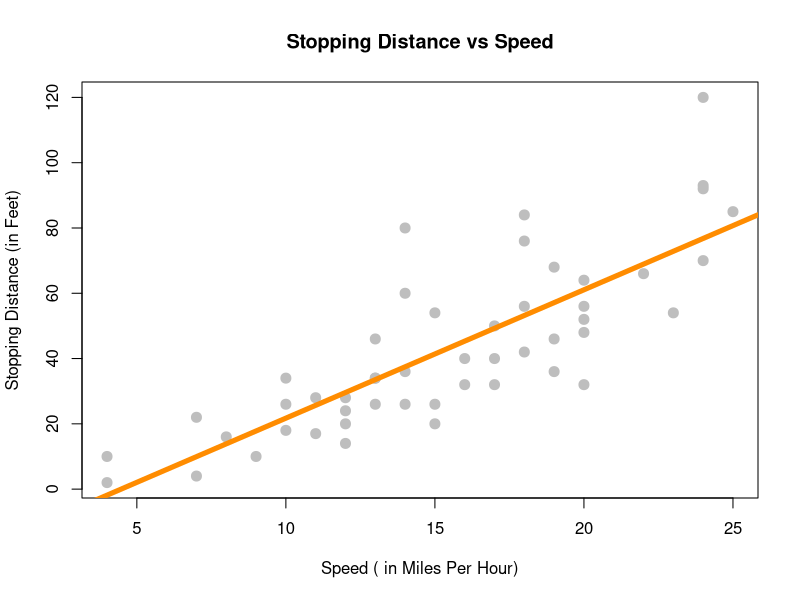
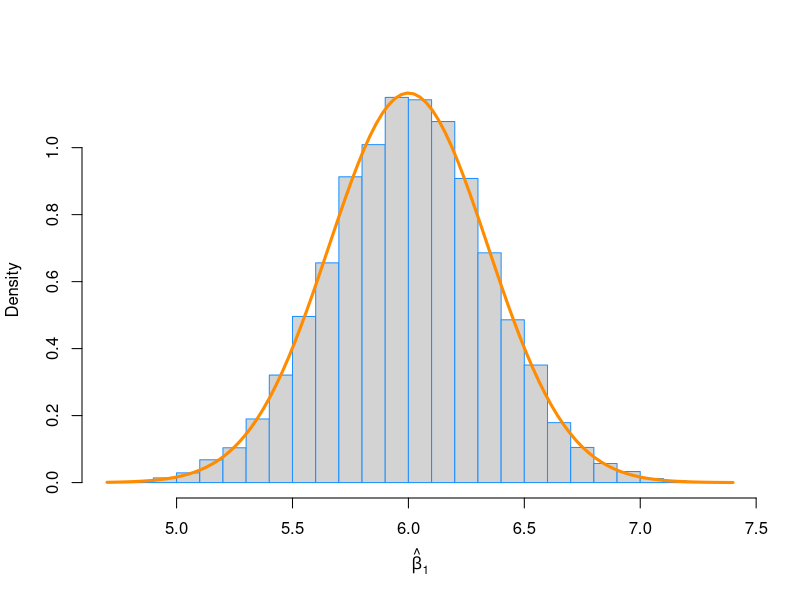
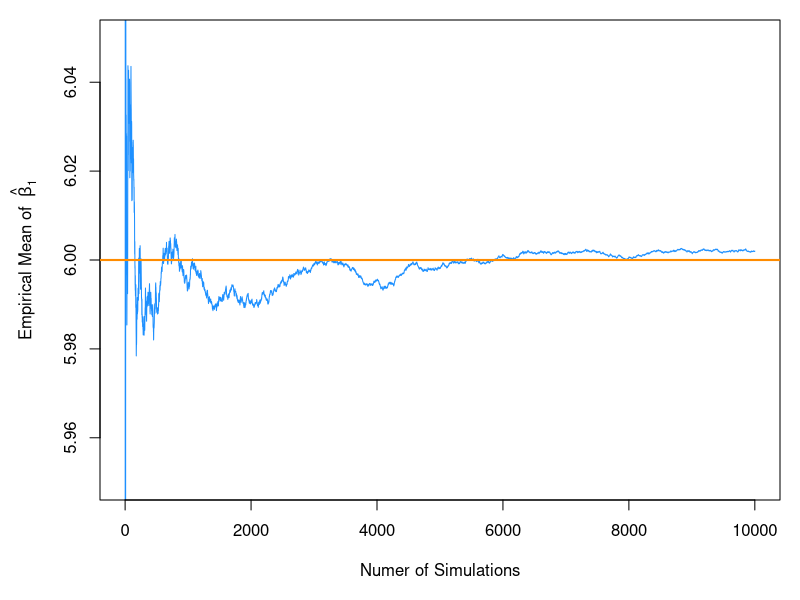
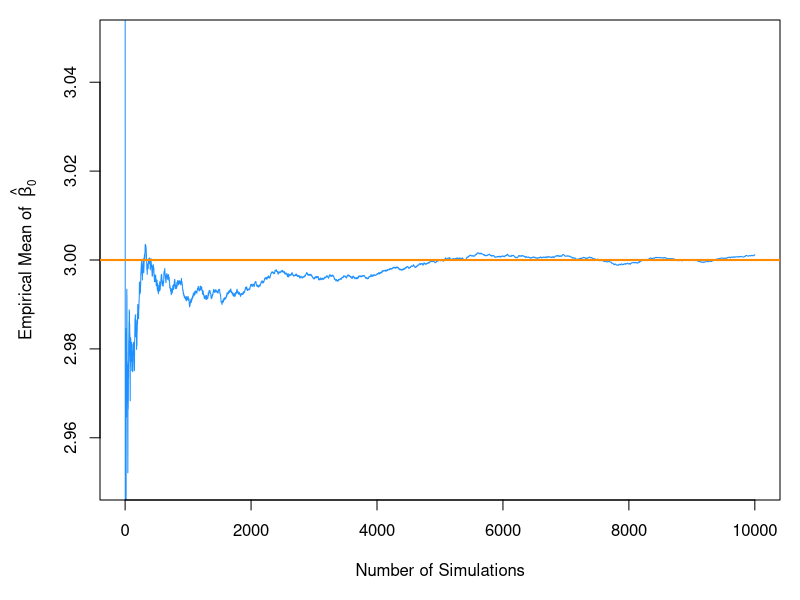
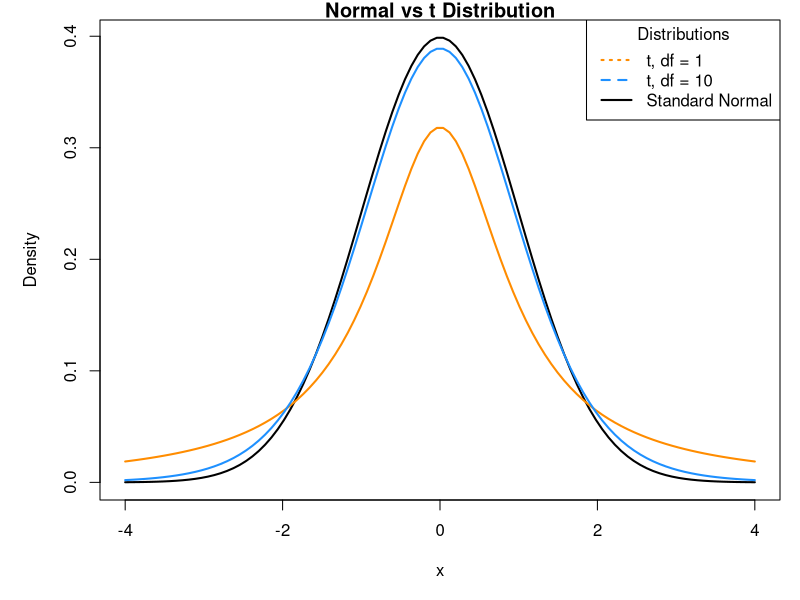
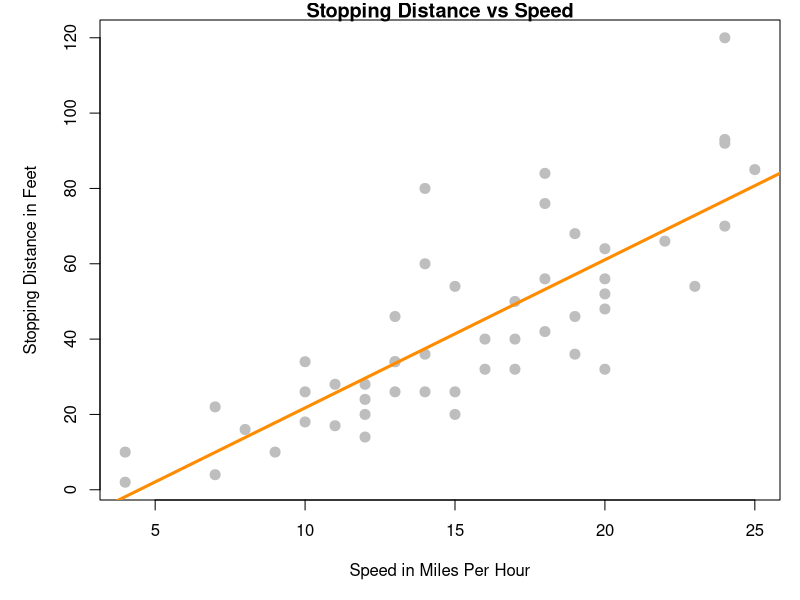
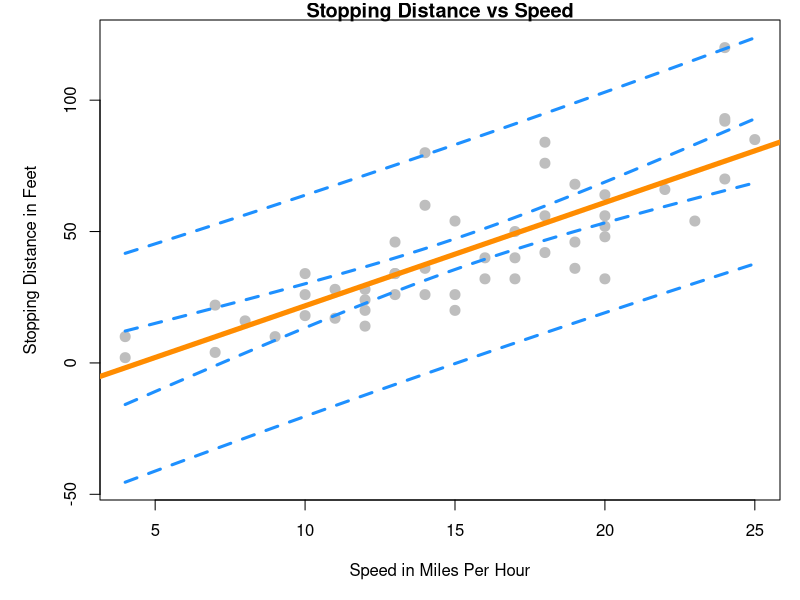
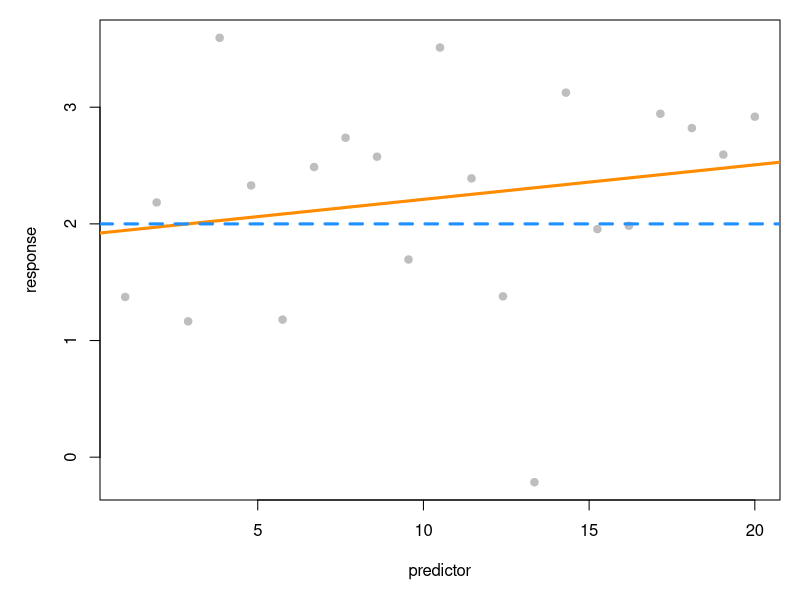

The R script that drew these images, in order:
# 8.2 Sampling Distributions
stop_dist_model = lm(dist ~ speed, data = cars)

summary(stop_dist_model)

plot(dist ~ speed, data = cars,
     xlab = "Speed ( in Miles Per Hour)",
     ylab = "Stopping Distance (in Feet)",
     main = "Stopping Distance vs Speed",
     pch = 20,
     cex = 2,
     col = "grey")
abline(stop_dist_model, lwd = 5, col = "darkorange")

set.seed(42)
sample_size = 100
x = seq(-1, 1, length = sample_size)
Sxx = sum((x - mean(x)) ^ 2)

beta_0 = 3
beta_1 = 6
sigma = 2

var_beta_1_hat = sigma ^ 2/ Sxx
var_beta_1_hat
var_beta_0_hat = sigma ^ 2 * (1 / sample_size + mean(x) / Sxx)
var_beta_0_hat

num_samples = 10000
# it's good practice to preallocate vectors 
beta_0_hats = rep(0, num_samples)
beta_1_hats = rep(0, num_samples)

for (i in 1:num_samples){
  eps = rnorm(sample_size, mean = 0, sd = sigma)
  y = beta_0 + beta_1 * x + eps
  sim_model = lm(y ~ x)
  beta_0_hats[i] = coef(sim_model)[1]
  beta_1_hats[i] = coef(sim_model)[2]
  
}

mean(beta_1_hats)
beta_1
mean(beta_0_hats)
beta_0
var(beta_1_hats)
var_beta_1_hat

# the histogram is generated based on empirical distribution
hist(beta_1_hats, prob = TRUE, breaks = 20,
     xlab = expression(hat(beta)[1]), main = "", border = "dodgerblue")
# the curve is for the true normal distribution, and it matches our histogram
curve(dnorm(x, mean = beta_1, sd = sqrt(var_beta_1_hat)), 
      col = "darkorange", add = TRUE, lwd = 3)

# just pick one value(6.2)from the two distributions, their locations are extremely close
mean(beta_1_hats < 6.2)
pnorm(6.2, mean = beta_1, sd = var_beta_1_hat)

# the more and more simulations we get, the closer and closer we get to the true mean
par(mar = c(5, 5, 1, 1))
plot(cumsum(beta_1_hats) / (1:length(beta_1_hats)), type = "l", ylim = c(5.95, 6.05),
     xlab = "Numer of Simulations",
     ylab = expression("Empirical Mean of " ~ hat(beta)[1]), 
     col = "dodgerblue")
abline(h = 6, col = "darkorange", lwd = 2)

par(mar = c(5, 5, 1, 1)) # adjusted plot margins, otherwise the "hat" does not display
plot(cumsum(beta_0_hats) / (1:length(beta_0_hats)), type = "l", ylim = c(2.95, 3.05),
     xlab = "Number of Simulations",
     ylab = expression("Empirical Mean of " ~ hat(beta)[0]),
     col  = "dodgerblue")
abline(h = 3, col = "darkorange", lwd = 2)

# 8.3 Standard Errors 
# t Distribution
# standard errors are estimated standard deviation

x = seq(-4, 4, length = 100)

plot(x,dnorm(x), type = "l", lty = 1, lwd = 2,
     xlab = "x", ylab = "Density", main = "Normal vs t Distribution")
     lines(x, dt(x, df = 1), lyt = 3, lwd = 2, col = "darkorange")
     lines(x, dt(x, df = 10), lyt = 2, lwd = 2, col = "dodgerblue")
     
legend("topright", title = "Distributions", 
       legend = c("t, df = 1", "t, df = 10", "Standard Normal" ),
       lwd = 2, lty = c(3, 2, 1), col = c("darkorange", "dodgerblue", "black"))

# 8.4 Confidence Intervals for Slope and Intercept
# point estimates => interval estimates

# qt() function is to calculate critical values
# confint() and predict()


stop_dist_model
plot(dist ~ speed, data = cars,
     xlab = "Speed in Miles Per Hour",
     ylab = "Stopping Distance in Feet",
     main = "Stopping Distance vs Speed",
     pch = 20,
     cex = 2,
     col = "grey"
)
# lwd = line width, lty = line type
abline(stop_dist_model, lwd = 3, col = "darkorange")

confint(stop_dist_model, level = 0.99)
# extract particular value from the CI matrix
confint(stop_dist_model, level = 0.99)[2,2]

confint(stop_dist_model, parm = "(Intercept)", level = 0.99)

confint(stop_dist_model, parm = "speed", level = 0.99) # the slope

# shorter interval
confint(stop_dist_model, parm = "speed", level = 0.95)

summary(stop_dist_model)

# store estimate
beta_1_hat = coef(stop_dist_model)[2]
beta_1_hat
# store standard error
beta_1_hat_se = summary(stop_dist_model)$coef[2,2]
beta_1_hat_se

# verify standard error
Sxx = sum((cars$speed - mean(cars$speed)) ^ 2)
s_e = summary(stop_dist_model)$sigma
s_e / sqrt(Sxx)
all.equal(s_e / sqrt(Sxx), beta_1_hat_se)

# calculate critical value for the two-sided 99%
(1 - 0.99) / 2
# 0.995 = 1 -  (1 - 0.99) / 2
# qt gives the quantile for t distribution for a probability 0.995
crit = qt(0.995, df = nrow(cars) - 2)
crit

# est - margin, est + margin
c(beta_1_hat - crit * beta_1_hat_se, beta_1_hat + crit * beta_1_hat_se)
# 2.817919 and 5.046899 match with below
confint(stop_dist_model, parm = "speed", level = 0.99) 

# pt() vs qt(), p for probability, q for quantile
pt(qt(0.995, df = nrow(cars) - 2), df = nrow(cars) - 2)  # 0.995
# alpha
1 - pt(qt(0.995, df = nrow(cars) - 2), df = nrow(cars) - 2) 


new_speeds = data.frame(speed = c(5, 21))
# point estimates
predict(stop_dist_model, newdata = new_speeds)

# CI for mean response
predict(stop_dist_model, newdata = new_speeds,
        interval = c("confidence"), level = 0.99)

#    fit       lwr      upr
# 1  2.082949 -10.89309 15.05898   # CI for the mean response x = 5
# 2 65.001489  56.45836 73.54462   # CI for the mean response x = 21


# PI for new observation
predict(stop_dist_model, newdata = new_speeds,
        interval = c("prediction"), level = 0.99)
# wider intervals
#  fit       lwr       upr
# 1  2.082949 -41.16099  45.32689
# 2 65.001489  22.87494 107.12803

speed_grid = seq(min(cars$speed), max(cars$speed), by = 0.01)

dist_ci_band = predict(stop_dist_model,
                       newdata = data.frame(speed = speed_grid),
                       interval = "confidence", level = 0.99)

dist_pi_band = predict(stop_dist_model,
                       newdata = data.frame(speed = speed_grid),
                       interval = "prediction", level = 0.99)

plot(dist ~ speed, data = cars,
     xlab = "Speed in Miles Per Hour",
     ylab = "Stopping Distance in Feet",
     main = "Stopping Distance vs Speed",
     pch = 20,
     cex = 2,
     col = "grey",
     ylim = c(min(dist_pi_band), max(dist_pi_band)))
abline(stop_dist_model, lwd = 5, col= "darkorange")

lines(speed_grid, dist_ci_band[,"lwr"], col = "dodgerblue", lwd = 3, lty = 2)
lines(speed_grid, dist_ci_band[,"upr"], col = "dodgerblue", lwd = 3, lty = 2)
lines(speed_grid, dist_pi_band[,"lwr"], col = "dodgerblue", lwd = 3, lty = 2)
lines(speed_grid, dist_pi_band[,"upr"], col = "dodgerblue", lwd = 3, lty = 2)

# extract summary information
names(summary(stop_dist_model))
summary(stop_dist_model)$coefficients
summary(stop_dist_model)$coefficients[2, 4]
summary(stop_dist_model)$coefficients["speed", "Pr(>|t|)"]  #  1.489836e-12 is very small => reject H0

# store test statistics
beta_0_hat_t = summary(stop_dist_model)$coefficients["(Intercept)", "t value"]
beta_0_hat_t
beta_1_hat_t = summary(stop_dist_model)$coefficients["speed", "t value"]
beta_1_hat_t
# verify p-values
2 * pt(abs(beta_1_hat_t), df = nrow(cars) - 2, lower.tail = FALSE)
2 * pt(-abs(beta_1_hat_t), df = nrow(cars) - 2)
pt(-abs(beta_1_hat_t), df = nrow(cars) - 2) + pt(abs(beta_1_hat_t), df = nrow(cars) - 2, lower.tail = FALSE)


# simulate SLR
sim_slr = function(x, beta_0 = 10, beta_1 = 5, sigma = 1){
  n = length(x)
  epsilon = rnorm(n, mean = 0, sd = sigma)
  y = beta_0 + beta_1 * x + epsilon
  data.frame(predictor = x, response = y)
}

set.seed(1)
x = seq(1, 20, length.out = 21)
sim_data = sim_slr(x = x, beta_0 = 2, beta_1 = 0, sigma = 1)

sim_fit = lm(response ~ predictor, data = sim_data)
summary(sim_fit)$coefficients["predictor", "Pr(>|t|)"]

plot(response ~ predictor, data = sim_data, pch = 20, col = "gray", cex = 1.5)
abline(sim_fit, col = "darkorange", lwd = 3)
abline(2, 0, lwd = 3, lty = 2, col = "dodgerblue")

# 0.02387671 => reject H0, type I error

# 0.1441619 => fail to reject H0, type II error
x = seq(1, 20, length.out = 21)
sim_data = sim_slr(x = x, beta_0 = 2, beta_1 = 0.5, sigma = 7)

sim_fit = lm(response ~ predictor, data = sim_data)
summary(sim_fit)$coefficients["predictor", "Pr(>|t|)"]

plot(response ~ predictor, data = sim_data, pch = 20, col = "gray", cex = 1.5)
abline(sim_fit, col = "darkorange", lwd = 3)
abline(2, 0, lwd = 3, lty = 2, col = "dodgerblue")


# 8.10 Significance of Regression, F-Test
summary(stop_dist_model)
# we will reject the null when the  F statistic is large,

anova(stop_dist_model)

9.464 ^ 2
# t-value squared = F statistics

anova(lm(dist ~ 1, data = cars), lm(dist ~ speed, data = cars))
# directly comparing the two models


# https://rpubs.com/aaronsc32/regression-confidence-prediction-intervals

# Calculating Confidence Intervals